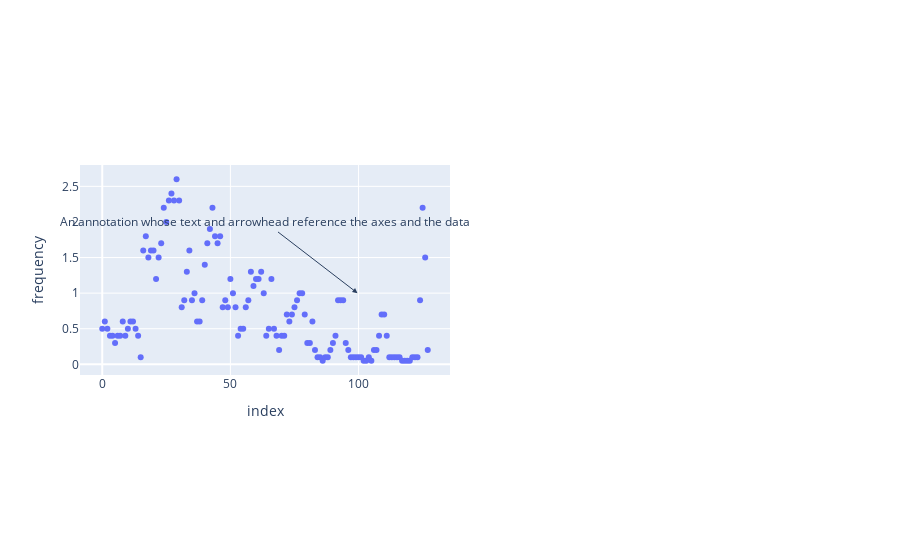

Notebook cell for this chart:
### Code cell
import plotly.express as px
import plotly.graph_objects as go

df = px.data.wind()
fig = px.scatter(df, y="frequency")

fig.update_layout(xaxis=dict(domain=[0, 0.5]), yaxis=dict(domain=[0.25, 0.75]))
fig.add_annotation(
    xref="x domain",
    yref="y",
    x=0.75,
    y=1,
    text="An annotation whose text and arrowhead reference the axes and the data",
    # If axref is exactly the same as xref, then the text's position is
    # absolute and specified in the same coordinates as xref.
    axref="x domain",
    # The same is the case for yref and ayref, but here the coordinates are data
    # coordinates
    ayref="y",
    ax=0.5,
    ay=2,
    arrowhead=2,
)

fig.show()

### Figure 1 — Plotly figure (JSON) as saved in the notebook; plotly's stock layout.template omitted (floating-point values rounded to 4 significant figures)
{"data": [{"hovertemplate": "index=%{x}<br>frequency=%{y}<extra></extra>", "legendgroup": "", "marker": {"color": "#636efa", "symbol": "circle"}, "mode": "markers", "name": "", "orientation": "v", "showlegend": false, "type": "scatter", "x": [0, 1, 2, 3, 4, 5, 6, 7, 8, 9, 10, 11, 12, 13, 14, 15, 16, 17, 18, 19, 20, 21, 22, 23, 24, 25, 26, 27, 28, 29, 30, 31, 32, 33, 34, 35, 36, 37, 38, 39, 40, 41, 42, 43, 44, 45, 46, 47, 48, 49, 50, 51, 52, 53, 54, 55, 56, 57, 58, 59, 60, 61, 62, 63, 64, 65, 66, 67, 68, 69, 70, 71, 72, 73, 74, 75, 76, 77, 78, 79, 80, 81, 82, 83, 84, 85, 86, 87, 88, 89, 90, 91, 92, 93, 94, 95, 96, 97, 98, 99, 100, 101, 102, 103, 104, 105, 106, 107, 108, 109, 110, 111, 112, 113, 114, 115, 116, 117, 118, 119, 120, 121, 122, 123, 124, 125, 126, 127], "xaxis": "x", "y": [0.5, 0.6, 0.5, 0.4, 0.4, 0.3, 0.4, 0.4, 0.6, 0.4, 0.5, 0.6, 0.6, 0.5, 0.4, 0.1, 1.6, 1.8, 1.5, 1.6, 1.6, 1.2, 1.5, 1.7, 2.2, 2, 2.3, 2.4, 2.3, 2.6, 2.3, 0.8, 0.9, 1.3, 1.6, 0.9, 1, 0.6, 0.6, 0.9, 1.4, 1.7, 1.9, 2.2, 1.8, 1.7, 1.8, 0.8, 0.9, 0.8, 1.2, 1, 0.8, 0.4, 0.5, 0.5, 0.8, 0.9, 1.3, 1.1, 1.2, 1.2, 1.3, 1, 0.4, 0.5, 1.2, 0.5, 0.4, 0.2, 0.4, 0.4, 0.7, 0.6, 0.7, 0.8, 0.9, 1, 1, 0.7, 0.3, 0.3, 0.6, 0.2, 0.1, 0.1, 0.05, 0.1, 0.1, 0.2, 0.3, 0.4, 0.9, 0.9, 0.9, 0.3, 0.2, 0.1, 0.1, 0.1, 0.1, 0.1, 0.05, 0.05, 0.1, 0.05, 0.2, 0.2, 0.4, 0.7, 0.7, 0.4, 0.1, 0.1, 0.1, 0.1, 0.1, 0.05, 0.05, 0.05, 0.05, 0.1, 0.1, 0.1, 0.9, 2.2, 1.5, 0.2], "yaxis": "y"}], "layout": {"annotations": [{"arrowhead": 2, "ax": 0.5, "axref": "x domain", "ay": 2, "ayref": "y", "text": "An annotation whose text and arrowhead reference the axes and the data", "x": 0.75, "xref": "x domain", "y": 1, "yref": "y"}], "legend": {"tracegroupgap": 0}, "margin": {"t": 60}, "xaxis": {"anchor": "y", "domain": [0, 0.5], "title": {"text": "index"}}, "yaxis": {"anchor": "x", "domain": [0.25, 0.75], "title": {"text": "frequency"}}}}
